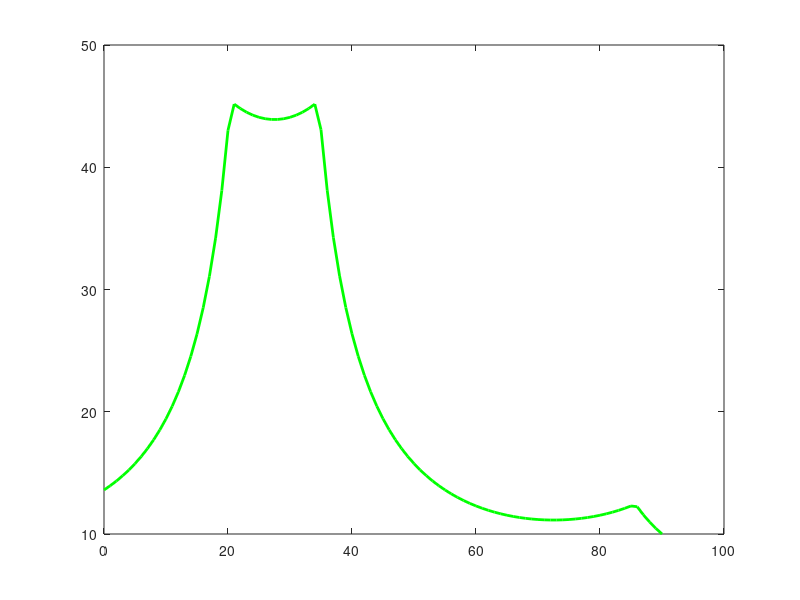

The MATLAB script that drew this image: (Note: this script raises an error after producing the figure.)
clc; clear all; close all; format long

%definition of steps

%Maximum Stress Failure Theory

    
%% Given values
E_1 =181*10^6;
E_2 = 10.30 *10^6;
V_12 =0.28;
G_12= 7.17;
angle=0:90;
theta= angle*pi/180;
%% positve values of those are tensile negative values are compresssion values.Those values are taken from data sheet adviced on HomeWork sheet.
sigma_1_ult_t = 1500;
sigma_2_ult_t =40;
tao_12_ult_t= 68;

sigma_1_ult_c = -1500;
sigma_2_ult_c =-246;
tao_12_ult_c= -68;

sigma_1_ult_t_2 = 1500/2;
sigma_2_ult_t_2 =40/2;
tao_12_ult_t_2= 68/2;

sigma_1_ult_c_2 = 1500/2;
sigma_2_ult_c_2 =246/2;
tao_12_ult_c_2 = 68/2;

sigma_x_r =4;
sigma_y_r =-3;
tou_xy_r =5;

%%
%matrix definitions

    m_1_t = [sigma_1_ult_t;sigma_2_ult_t;tao_12_ult_t]; %tensile 
    m_1_c = [sigma_1_ult_c;sigma_2_ult_c;tao_12_ult_c]; %comprassion 
    
    m_2 = [sigma_x_r;sigma_y_r;tou_xy_r]; %R value matrix
  

%matrix  m_3 (is our mechanical prob) = T*given values

for i=1:91
    

        % T is transformation matrix
    T = [cosd(i-1)^2, sind(i-1)^2, 2*sind(i-1)*cosd(i-1); sind(i-1)^2 ,cosd(i-1)^2,-2*sind(i-1)*cosd(i-1);-sind(i-1)*cosd(i-1),sind(i-1)*cosd(i-1), cosd(i-1)^2 - sind(i-1)^2] ;
   
         m_3(:,i) = T * m_2; %we made matrix multiplication for finding R values.
         
           
              
       for j =1:3  
          
           if m_3(j,i)<0
            R(j,i) = m_1_c(j)./m_3(j,i);
            
           end     
     
           if m_3(j,i)>0
           
            R(j,i) = m_1_t(j)./m_3(j,i);
           end
       
       end
end



for k = 1:size(R,2)
    
   R_minimums(k) = min(R(:,k));

    
end

    
sigma_x = 4* [R_minimums];
sigma_y = -3* [R_minimums];
tou_xy = 5* [R_minimums];

m_4= [sigma_x;sigma_y;tou_xy];

for k = 1:size(m_4,2)
    
   Stress_max(k) = max(m_4(:,k));
 
end

    
figure
plot(angle,R_minimums,'-g','LineWidth',2);

%%
% In this section we are calculate Tsai-Wu failure theory



%Tsai-Wu Failure Theory

H_1 = 1/sigma_1_ult_t_2 -1/sigma_1_ult_c_2;
H_2= 1/sigma_2_ult_t_2 - 1/sigma_2_ult_c_2;
H_11 = 1/sigma_1_ult_t_2 *1/sigma_1_ult_c_2;
H_22 = 1/sigma_2_ult_t_2 * 1/sigma_2_ult_c_2 ;
H_66 =1/(tao_12_ult_c_2)^2 ;
H_12= -0.5*sqrt(1/(sigma_1_ult_t_2*sigma_1_ult_c_2*sigma_2_ult_t_2*sigma_2_ult_c_2));
 

 % we define syms x because we need to solve this equation in order to find
 % out roots of equations.
 syms x
 
 for f = 1:size(m_3,2)
 sigma_1=x* m_3(1,f); 
 sigma_2 =x* m_3(2,f);
 tao_12 = x*m_3(3,f);
 
 eqn = H_1*sigma_1+H_2*sigma_2+H_11*sigma_1^2+H_22*sigma_2^2+H_66*tao_12^2+2*H_12*sigma_1*sigma_2 == 1;

 S = solve(eqn); % Solver funtion 
 Solution(f) = double(max(S));
 
 end
 
 figure
 plot(angle,Solution,'-r','LineWidth',2)

   